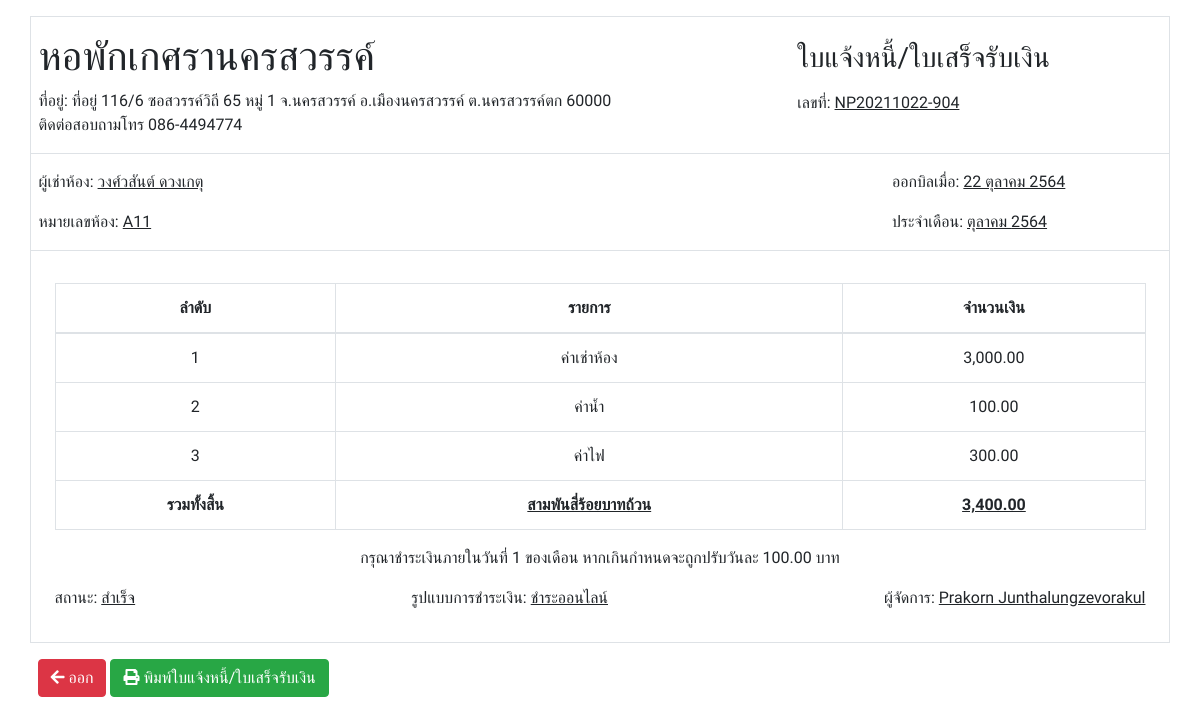
The page /np_info.php?id=NP20211022-904 on the database its author committed.
### tables this page shows
CREATE TABLE `notice_payments` (
  `np_id` varchar(255) NOT NULL COMMENT 'รหัสใบเสร็จ',
  `np_customer_username` varchar(255) NOT NULL COMMENT 'ลูกค้า',
  `np_manager_name` varchar(255) NOT NULL COMMENT 'ชื่อผู้จัดการ',
  `np_room_id` varchar(255) NOT NULL COMMENT 'รหัสห้อง',
  `np_month` varchar(255) NOT NULL COMMENT 'เดือน',
  `np_year` varchar(255) NOT NULL COMMENT 'ปี',
  `np_cost` decimal(10,2) NOT NULL COMMENT 'ราคาทั้งหมด',
  `np_fine` decimal(10,2) NOT NULL COMMENT 'ค่าปรับ',
  `np_expired_date` varchar(255) NOT NULL COMMENT 'วันที่หมดเขต',
  `np_status` varchar(255) NOT NULL COMMENT 'สถานะ',
  `np_pay` varchar(255) NOT NULL COMMENT 'รูปแบบการจ่ายเงิน',
  `np_receive_bank` varchar(255) NOT NULL COMMENT 'ธนาคารรับเงิน',
  `np_receive_acc` varchar(255) NOT NULL COMMENT 'เลขบัญชีรับเงิน',
  `np_receive_owner` varchar(255) NOT NULL COMMENT 'ชื่อบัญชีรับเงิน',
  `np_transfer_bank` varchar(255) NOT NULL COMMENT 'ธนาคารผู้โอน',
  `np_transfer_acc` varchar(255) NOT NULL COMMENT 'เลขบัญชีผู้โอน',
  `np_transfer_owner` varchar(255) NOT NULL COMMENT 'ชื่อบัญชีผู้โอน',
  `np_transfer_datetime` varchar(255) NOT NULL COMMENT 'เวลาที่โอน',
  `np_slip` text NOT NULL COMMENT 'ไฟล์ภาพสลิป',
  `np_created` datetime NOT NULL DEFAULT current_timestamp() COMMENT 'วันที่สร้าง'
);

CREATE TABLE `customers` (
  `username` varchar(255) NOT NULL COMMENT 'ชื่อผู้ใช้งาน',
  `id_card` char(13) NOT NULL COMMENT 'เลขบัตรประชาชน',
  `firstname` varchar(255) NOT NULL COMMENT 'ชื่อจริง',
  `lastname` varchar(255) NOT NULL COMMENT 'นามสกุล',
  `gender` varchar(10) NOT NULL COMMENT 'เพศ',
  `phone_number` varchar(255) NOT NULL COMMENT 'เบอร์โทร',
  `address` text NOT NULL COMMENT 'ที่อยู่',
  `email` varchar(255) NOT NULL COMMENT 'อีเมล',
  `password` varchar(255) NOT NULL COMMENT 'รหัสผ่าน',
  `current_book` varchar(255) NOT NULL COMMENT 'รายการปัจจุบัน',
  `status` varchar(255) NOT NULL COMMENT 'สถานะ',
  `active` varchar(10) NOT NULL DEFAULT 'Enable' COMMENT 'สถานะบัญชี',
  `created` timestamp NOT NULL DEFAULT current_timestamp() COMMENT 'วันที่เพิ่มข้อมูล',
  `updated` timestamp NOT NULL DEFAULT current_timestamp() ON UPDATE current_timestamp() COMMENT 'อัพเดตล่าสุด'
);

CREATE TABLE `notice_payment_details` (
  `npd_id` int(11) NOT NULL COMMENT 'รหัสรายการ',
  `npd_np_id` varchar(255) NOT NULL COMMENT 'รหัสใบเสร็จ',
  `npd_name` varchar(255) NOT NULL COMMENT 'ชื่อรายการ',
  `npd_cost` decimal(10,2) NOT NULL COMMENT 'ราคา'
);

### np_info.php (the view, shortened to what this page needs)
<?php
require_once('api/connect.php');
if (isset($_GET["id"]) && !empty($_GET["id"])) {
    function dateThai($strDate)
    {
        $strYear = date("Y", strtotime($strDate)) + 543;
        $strMonth = date("n", strtotime($strDate));
        $strDay = date("j", strtotime($strDate));
        $strMonthCut = array("", "มกราคม", "กุมภาพันธ์", "มีนาคม", "เมษายน", "พฤษภาคม", "มิถุนายน", "กรกฎาคม", "สิงหาคม", "กันยายน", "ตุลาคม", "พฤศจิกายน", "ธันวาคม");
        $strMonthThai = $strMonthCut[$strMonth];
        return "$strDay $strMonthThai $strYear";
    }
    function convertAmountToLetter($number)
    {
        $number = strval($number);
        $txtnum1 = array('ศูนย์', 'หนึ่ง', 'สอง', 'สาม', 'สี่', 'ห้า', 'หก', 'เจ็ด', 'แปด', 'เก้า', 'สิบ');
        $txtnum2 = array('', 'สิบ', 'ร้อย', 'พัน', 'หมื่น', 'แสน', 'ล้าน', 'สิบ', 'ร้อย', 'พัน', 'หมื่น', 'แสน', 'ล้าน');
        $number = str_replace(",", "", $number);
        $number = str_replace(" ", "", $number);
        $number = str_replace("บาท", "", $number);
        $number = explode(".", $number);
        $strlen = strlen($number[0]);
        $convert = '';
        for ($i = 0; $i < $strlen; $i++) {
            $n = substr($number[0], $i, 1);
            if ($n != 0) {
                if ($i == ($strlen - 1) && $n == 1) {
                    $convert .= 'เอ็ด';
                } elseif ($i == ($strlen - 2) && $n == 2) {
                    $convert .= 'ยี่';
                } elseif ($i == ($strlen - 2) && $n == 1) {
                    $convert .= '';
                } else {
                    $convert .= $txtnum1[$n];
                }
                $convert .= $txtnum2[$strlen - $i - 1];
            }
        }
        $convert .= 'บาท';
        if (sizeof($number) == 1) {
            $convert .= 'ถ้วน';
        } else {
            if ($number[1] == '0' || $number[1] == '00' || $number[1] == '') {
                $convert .= 'ถ้วน';
            }
        }
        return $convert . PHP_EOL;
    }
    $np_id = $_GET["id"];
    $sql = "SELECT * FROM notice_payments,customers WHERE notice_payments.np_customer_username=customers.username AND np_id=?";
    $stmt = $pdo->prepare($sql);
    $stmt->execute([$np_id]);
    $row = $stmt->fetchObject();
    $sql = "SELECT * FROM notice_payment_details WHERE npd_np_id=?";
    $stmt = $pdo->prepare($sql);
    $stmt->execute([$np_id]);
    $npd = $stmt->fetchAll();
} else {
    header("location:notice_payment.php");
    exit;
}
?>
<!DOCTYPE html>
<html lang="en">
<head>
    <link rel="stylesheet" href="admin/plugins/fontawesome-free/css/all.min.css">
    <link rel="stylesheet" href="admin/dist/css/adminlte.min.css">
</head>
<body class="hold-transition sidebar-mini">
    <div class="container border mt-3">
        <div class="row border-bottom">
            <div class="col-8 mt-3">
                <h1>หอพักเกศรานครสวรรค์</h1>
                <p>ที่อยู่: ที่อยู่ 116/6 ซอสวรรค์วิถี 65 หมู่ 1 จ.นครสวรรค์ อ.เมืองนครสวรรค์ ต.นครสวรรค์ตก 60000 <br>ติดต่อสอบถามโทร 086-4494774</p>
            </div>
            <div class="col-4 mt-4">
                <h3>ใบแจ้งหนี้/ใบเสร็จรับเงิน</h3>
                <p class="mt-3">เลขที่: <u><?= $np_id ?></u></p>
            </div>
        </div>
        <div class="row mt-3 border-bottom">
            <div class="col-9">
                <p>ผู้เช่าห้อง: <u><?= $row->firstname . " " . $row->lastname ?></u></p>
            </div>
            <div class="col-3">
                <p>ออกบิลเมื่อ: <u><?= dateThai($row->np_created) ?></u></p>
            </div>
            <div class="col-9">
                <p>หมายเลขห้อง: <u><?= $row->np_room_id ?></u></p>
            </div>
            <div class="col-3">
                <p>ประจำเดือน: <u><?= $row->np_month . " " . $row->np_year ?></u></p>
            </div>
        </div>
        <div class="row mt-3 p-3">
            <div class="col-12">
                <table class="table table-bordered text-center">
                    <thead>
                        <tr>
                            <th>ลำดับ</th>
                            <th>รายการ</th>
                            <th>จำนวนเงิน</th>
                        </tr>
                    </thead>
                    <tbody>
                        <?php $no = 1; ?>
                        <?php foreach ($npd as $item) { ?>
                            <tr>
                                <td><?= $no++ ?></td>
                                <td><?= $item['npd_name'] ?></td>
                                <td><?= number_format($item['npd_cost'], 2) ?></td>
                            </tr>
                        <?php } ?>
                    </tbody>
                    <tfoot>
                        <tr>
                            <th>รวมทั้งสิ้น</th>
                            <th><u><?= convertAmountToLetter($row->np_cost) ?></u></td>
                            <th><u><?= number_format($row->np_cost, 2) ?></u></td>
                        </tr>
                    </tfoot>
                </table>
            </div>
            <div class="col-12 text-center">
                <p>กรุณาชำระเงินภายในวันที่ <?= $row->np_expired_date ?> ของเดือน หากเกินกำหนดจะถูกปรับวันละ <?= number_format($row->np_fine, 2) ?> บาท</p>
            </div>
            <div class="col-12 d-flex justify-content-between">
                <p>สถานะ: <u><?= $row->np_status ?></u></p>
                <p>รูปแบบการชำระเงิน: <u><?= ($row->np_pay == "") ? "ยังไม่ได้ชำระเงิน" : $row->np_pay ?></u></p>
                <p>ผู้จัดการ: <u><?= $row->np_manager_name ?></u></p>
            </div>
        </div>
    </div>
    <div class="container mt-3">
        <div id="manageZone">
            <button class="btn btn-danger" onclick="window.history.back()">
                <i class="fas fa-arrow-left"></i>
                <span>ออก</span>
            </button>
            <button class="btn btn-success" onclick="print_np()">
                <i class="fas fa-print"></i>
                <span>พิมพ์ใบแจ้งหนี้/ใบเสร็จรับเงิน</span>
            </button>
        </div>
    </div>
</body>
</html>

### rows shown on the page
notice_payments: np_customer_username.firstname "วงศ์วสันต์", np_customer_username.lastname "ดวงเกตุ", np_created "22 ตุลาคม 2564", np_room "A11", np_month "ตุลาคม", np_year "2564", np_cost "สามพันสี่ร้อยบาทถ้วน", np_cost "3,400.00", np_expired_date "1", np_fine "100.00", np_status "สำเร็จ", np_pay "ชำระออนไลน์", np_manager_name "Prakorn Junthalungzevorakul"
notice_payment_details: npd_name "ค่าเช่าห้อง", npd_cost "3,000.00"
notice_payment_details: npd_name "ค่าน้ำ", npd_cost "100.00"
notice_payment_details: npd_name "ค่าไฟ", npd_cost "300.00"

### other values the page prints
$np_id "NP20211022-904"
